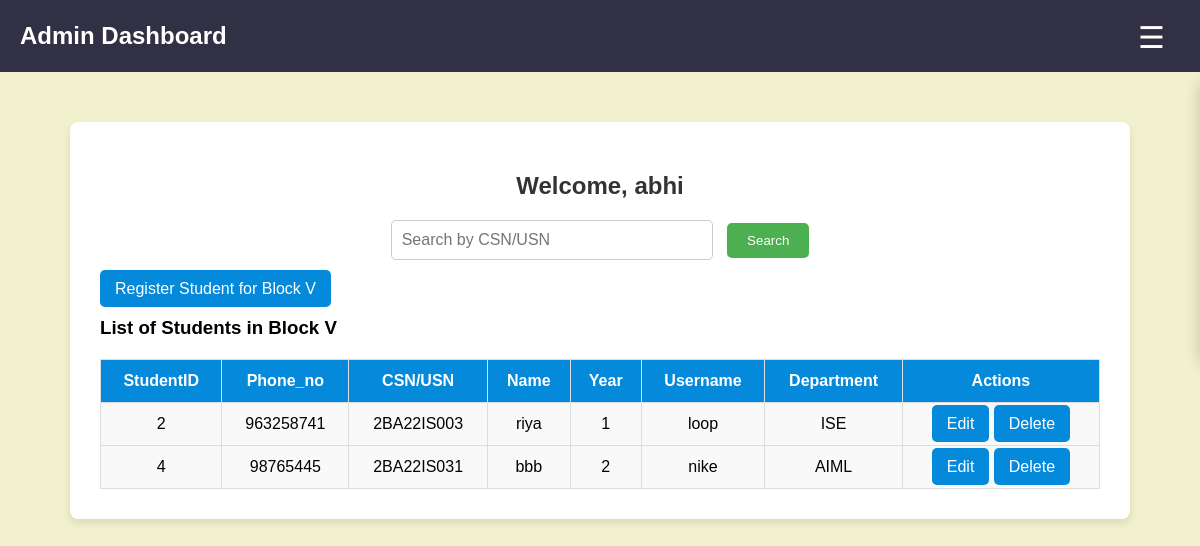
The page /admins_dashboard/V.php (signed in) on the database its author committed.
### tables this page shows
CREATE TABLE `students_v` (
  `StudentID` int(11) NOT NULL,
  `Name` varchar(100) NOT NULL,
  `Phone_no` int(11) NOT NULL,
  `Department` varchar(100) NOT NULL,
  `Year` int(11) NOT NULL,
  `Address` text NOT NULL,
  `Username` varchar(50) NOT NULL,
  `Password` varchar(255) NOT NULL,
  `RegisteredBy` varchar(50) DEFAULT NULL,
  `csn_usn` varchar(50) NOT NULL
);

### admins_dashboard/v.php (the view, shortened to what this page needs)
<?php
include '../connection/db.php';
$search_csn_usn = "";
$search_results = "";
if ($_SERVER['REQUEST_METHOD'] == 'POST' && isset($_POST['search'])) {
    $search_csn_usn = htmlspecialchars($_POST['search_csn_usn']);
    $search_query = "SELECT * FROM students_v WHERE csn_usn LIKE ?";
    $stmt = $conn->prepare($search_query);
    $search_value = "%$search_csn_usn%";
    $stmt->bind_param("s", $search_value);
    $stmt->execute();
    $search_results = $stmt->get_result();
} else {
    $query_v = "SELECT * FROM students_v";
    $search_results = $conn->query($query_v);
}
?>
<!DOCTYPE html>
<html lang="en">
<head>
    <link rel="stylesheet" href="https://cdnjs.cloudflare.com/ajax/libs/font-awesome/6.7.2/css/all.min.css" />
</head>
<body>
    <div class="navbar">
        <h1>Admin Dashboard</h1>
    </div>
    <div class="sidebar">
        <button class="menu-toggle" onclick="toggleSidebar()">☰</button>
    </div>
    <div class="dashboard-container">
        <h2>Welcome, <?php echo $_SESSION['admin_name']; ?></h2>
        <div class="search-box">
            <form method="POST" action="">
                <input type="text" name="search_csn_usn" placeholder="Search by CSN/USN" value="<?php echo $search_csn_usn; ?>" required>
                <button type="submit" name="search">Search</button>
            </form>
        </div>
        <a href="../register_student/register_v.php" class="btn">Register Student for Block V</a>
        <h3>List of Students in Block V</h3>
        <?php if ($search_results->num_rows > 0): ?>
            <table>
                <thead>
                    <tr>
                        <th>StudentID</th>
                        <th>Phone_no</th>
                        <th>CSN/USN</th>
                        <th>Name</th>
                        <th>Year</th>
                        <th>Username</th>
                        <th>Department</th>
                        <th>Actions</th>
                    </tr>
                </thead>
                <tbody>
                    <?php while ($row = $search_results->fetch_assoc()): ?>
                        <tr>
                            <td><?php echo $row['StudentID']; ?></td>
                            <td><?php echo $row['Phone_no']; ?></td>
                            <td><?php echo $row['csn_usn']; ?></td>
                            <td><?php echo $row['Name']; ?></td>
                            <td><?php echo $row['Year']; ?></td>
                            <td><?php echo $row['Username']; ?></td>
                            <td><?php echo $row['Department']; ?></td>
                            <td>
                                <a href="../admins/edit_studentv.php?id=<?php echo $row['StudentID']; ?>" class="btn">Edit</a>
                                <a href="../admins/delete_studentv.php?id=<?php echo $row['StudentID']; ?>" class="btn"
                                    onclick="return confirm('Are you sure you want to delete this student?')">Delete</a>
                            </td>
                        </tr>
                    <?php endwhile; ?>
                </tbody>
            </table>
        <?php else: ?>
            <p>No students found for the given CSN/USN.</p>
        <?php endif; ?>
    </div>
</body>
</html>

### admins_dashboard/v.php (style rules this page uses)
body { font-family: 'Poppins', sans-serif; background-color:rgb(241, 241, 205); margin: 0; padding: 0; }
.navbar { background-color: rgb(49, 48, 68); padding: 10px 20px; display: flex; justify-content: space-between; align-items: center; color: white; height: 52px; }
.navbar h1 { margin: 0; font-size: 24px; }
.dashboard-container { max-width: 1000px; margin: 50px auto; padding: 30px; background-color: #fff; border-radius: 8px; box-shadow: 0 4px 8px rgba(0, 0, 0, 0.1); }
h2 { text-align: center; color: #333; }
.search-box { margin-bottom: 20px; display: flex; justify-content: center; align-items: center; }
.search-box input[type="text"] { width: 300px; padding: 10px; font-size: 16px; border: 1px solid #ccc; border-radius: 5px; }
.search-box button { padding: 10px 20px; margin-left: 10px; background-color: #4caf50; color: white; border: none; border-radius: 5px; cursor: pointer; }
table { width: 100%; border-collapse: collapse; margin-top: 20px; }
th, td { padding: 12px; border: 1px solid #ddd; text-align: center; }
th { background-color:rgb(5, 137, 219); color: #fff; }
td { background-color: #f9f9f9; }
.btn { padding: 10px 15px; background-color: rgb(5, 137, 219); color: white; border: none; border-radius: 5px; cursor: pointer; text-decoration: none; }
.sidebar { position: fixed; top: 0; right: -250px; width: 250px; height: 100%; background-color:rgba(44, 62, 80, 0); color: white; transition: right 0.3s ease; z-index: 1000; }
.sidebar .menu-toggle { position: fixed; top: 10px; right: 20px; background-color:rgba(52, 152, 219, 0); color: white; border: none; padding: 10px 15px; cursor: pointer; border-radius: 5px; font-size: 30px; z-index: 1001; }

### rows shown on the page
students_v: StudentID "2", Phone_no "963258741", csn_usn "2BA22IS003", Name "riya", Year "1", Username "loop", Department "ISE"
students_v: StudentID "4", Phone_no "98765445", csn_usn "2BA22IS031", Name "bbb", Year "2", Username "nike", Department "AIML"

### other values the page prints
$_SESSION['admin_name'] "abhi"
